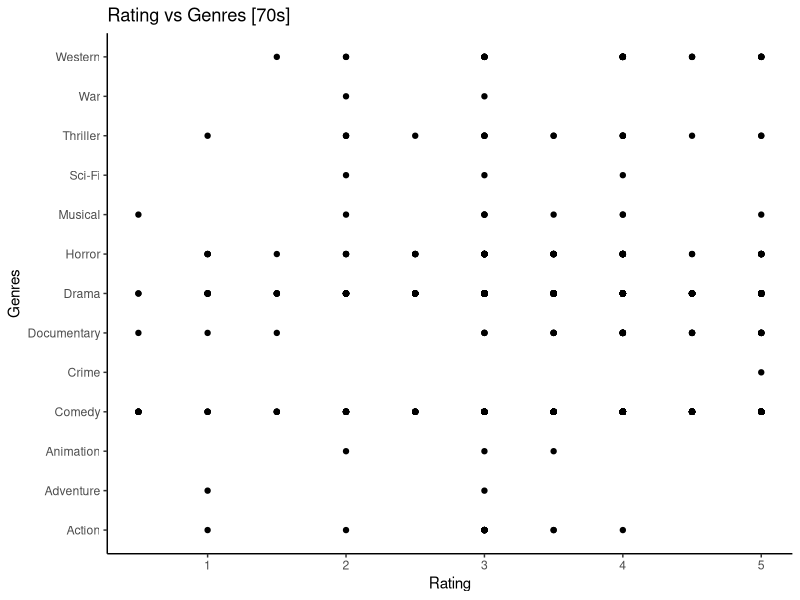
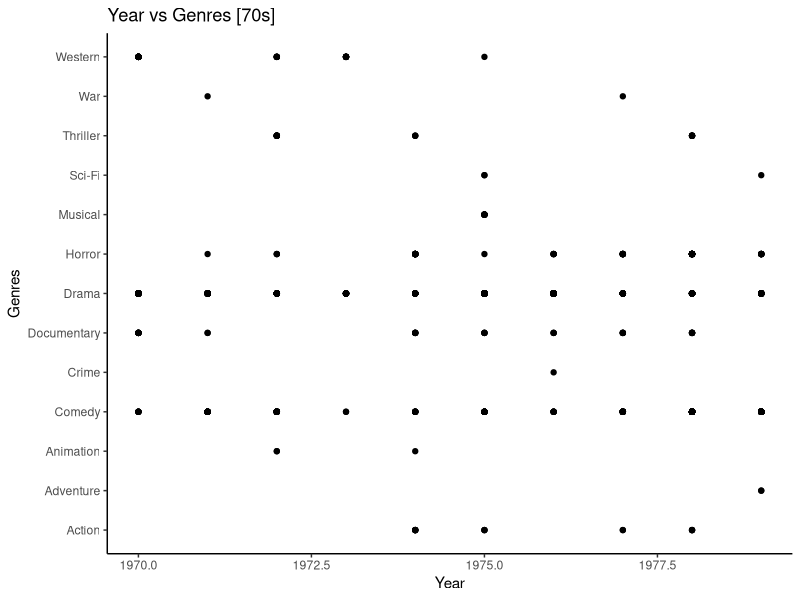
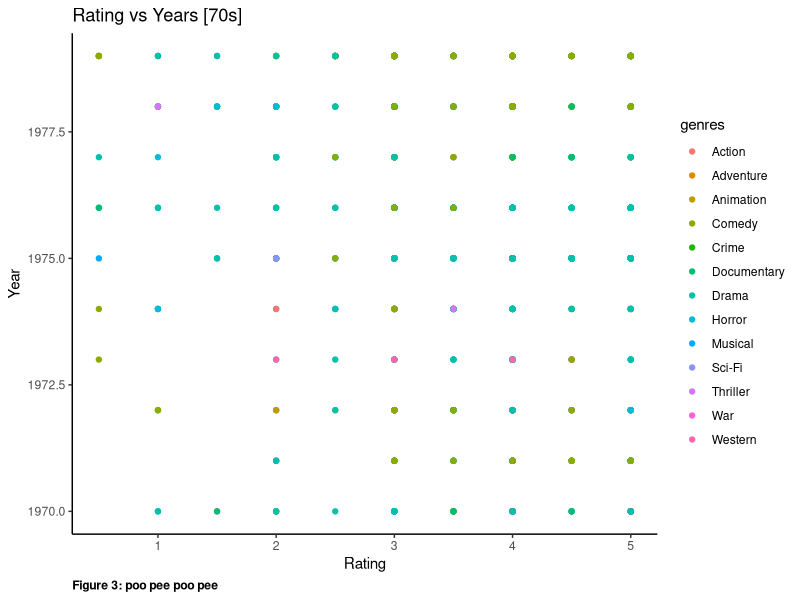

Here is the R script that generated these plots, in order:
# load packages
library(dslabs)
library(tidyverse)
library(stringr)

# filter to select movies with only one genre
movielens_single_genre <- subset(movielens, str_count(genres, "\\|") == 0)

# filter to select only movies from the 70s
movielens_single_genre70s <- subset(movielens_single_genre, year %in% 1970:1979)

# creating subsets for rating/genres, year/genres, and year/genres/rating.
rating_genres <- movielens_single_genre70s[, c("rating", "genres")]
year_genres <- movielens_single_genre70s[, c("year", "genres")]
year_genres_rating <- movielens_single_genre70s[, c("year", "genres", "rating")]

# plot rating vs genres
p1 <- ggplot(rating_genres, aes(x = rating, y = genres))+geom_point()+
  ggtitle('Rating vs Genres [70s]')+
  theme_classic()+
  xlab('Rating')+
  ylab('Genres')+
  theme(plot.caption = element_text(hjust=0, face="bold"))
  plot(p1)
  
# plot year vs genres
p2 <- ggplot(year_genres, aes(x = year, y = genres))+geom_point()+
  ggtitle('Year vs Genres [70s]')+
  theme_classic()+
  xlab('Year')+
  ylab('Genres')+
  theme(plot.caption = element_text(hjust=0, face="bold"))
  plot(p2)
  
# make genres a factor (for color coding) 
year_genres_rating$genres <- factor(year_genres_rating$genres)

# plot rating vs year, with data points color coded by genre  
p3 <- ggplot(year_genres_rating, aes(x = rating, y = year, color=genres))+geom_point()+
  ggtitle('Rating vs Years [70s]')+
  theme_classic()+
  xlab('Rating')+
  ylab('Year')+
  labs(caption = "Figure 3: poo pee poo pee")+
  theme(plot.caption = element_text(hjust=0, face="bold"))
  plot(p3)
    
  # simple model fits for rating/genres and year/genres
  fit1 <- lm(rating ~ genres, data = movielens_single_genre70s)
  fit2 <- lm(year ~ genres, data = movielens_single_genre70s)
  
  # stats summary for fits 1 and 2
  summary(fit1)
  summary(fit2)

  # fit 2 [year/genres] had a lower p-value, and thus is the better fit
